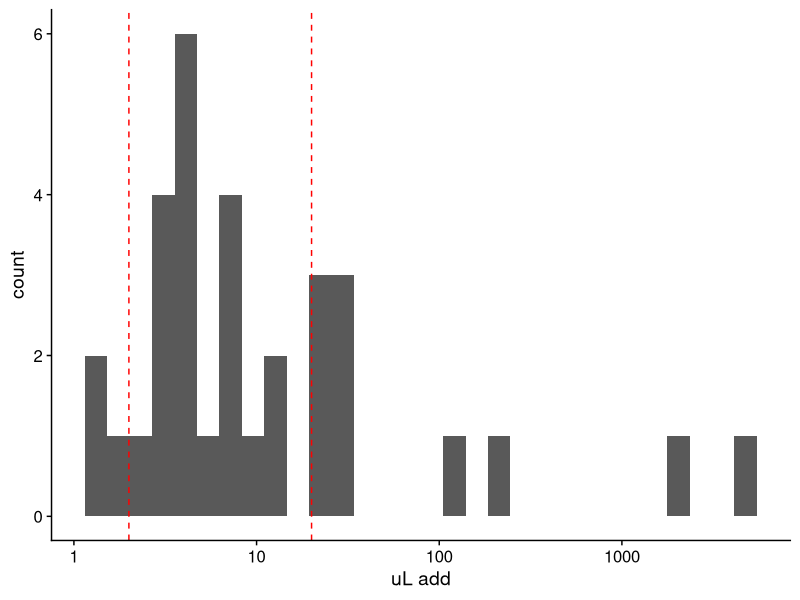
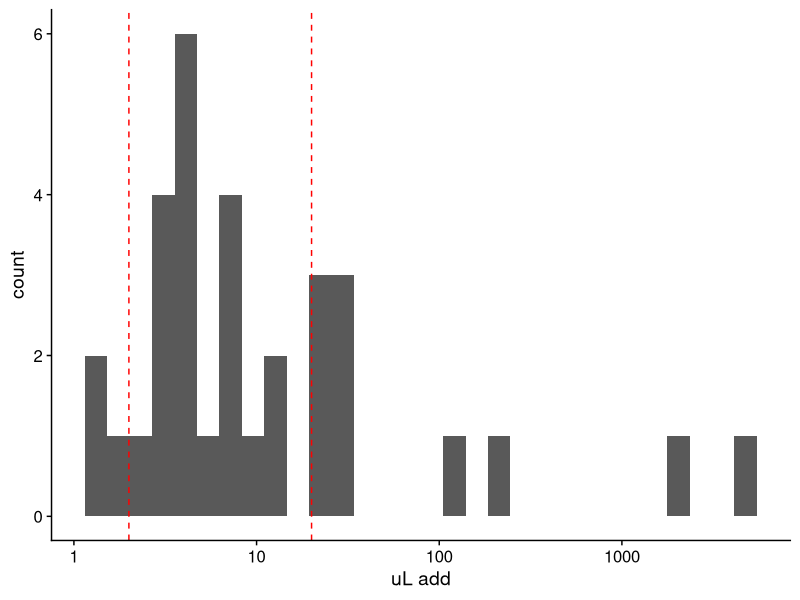

Write the R code that produced these figures, in order. (Note: this script raises an error after producing the figures.)
## ---- chunk 1
knitr::opts_chunk$set(echo = TRUE)
setwd("~/Dropbox/fmt/experiments/20230516_FMT_MaPS-Seq2/scripts/")
library(tidyverse)
library(cowplot)
library(stringr)

#pre_quant
#pool_stats <- read.csv("../raw_data/sampleCounts.csv", header = F) 
#postquant
#pool2_stats <- read.csv("../raw_data/sampleCounts_quant2.csv", header = F) 

#put samplesheet here
metadata <- read.csv("../ref/20230816_MaPS_Miseq_SampleSheet.csv", skip = 21, header = T) %>% 
  mutate(Sample_ID = gsub('20230816_', '', .$Sample_ID))

#Use sampleCounts
pool_stats <- read.table("../raw_data/sampleCounts.txt", header = F, sep = '\t') %>% #produced by shell script
    mutate(V1 = gsub(' ', '', .$V1)) %>% #This just messes with my filenames, alter according to your file names
      mutate(V1 = gsub('-', '_', .$V1)) %>% #This just messes with my filenames, alter according to your file names
    separate(V1, sep = '20230816_', remove = T, into = c('read_depth', 'x')) %>% #^^^^^
    separate(x, sep = '_R', remove = T, into = c('Sample_ID', 'waste')) %>% #^^^^
    select(Sample_ID, read_depth) %>% distinct() %>% 
    mutate(#Sample_ID = paste('PRT02-', Sample_ID, sep = ''),
           read_depth = as.numeric(read_depth)) %>%
    full_join(metadata, .) 

pool_stats[is.na(pool_stats$read_depth),] <- 0


filter(pool_stats, read_depth > 100) %>% nrow()

#normalize by plate
#norm_pool_stats <- pool_stats %>% select(Sample_ID, Sample_Plate, read_depth, Sample_Well) %>%
#  group_by(Sample_Plate ) %>%
#   mutate(median_plate = median(read_depth),
#         Sample_Plate = as.character(Sample_Plate),
#          norm_read_depth = (read_depth/median_plate)*1000) %>%
#  ungroup %>%
#  filter(Sample_Plate != 0)
  

## ---- chunk 2

  
temp <- pool_stats %>% 
    mutate('uL add' = signif(30000/read_depth, 2), #8000 is an arbitrary scaling factor, should alter so that the figure below is centered within 2 & 20
           'dest well' = 'A1') %>% 
    select('source well'=Sample_Well, 'uL add', 'dest well')

fig <- temp %>% ggplot(., aes(`uL add` )) + 
    geom_histogram() + theme_cowplot() + scale_x_log10() + 
    geom_vline(xintercept = c(2,20), color = 'red', linetype = 'dashed') 
fig

ggsave(paste("../ref/biomek_plate", plate, '.png', sep = ''), width = 3, height = 2.5)

temp %>% mutate(`uL add`=ifelse(`uL add` > 20, 20, `uL add`), #bound volumes to 2-20
                `uL add`=ifelse(`uL add`<2, 2, `uL add`)) %>%
            write.csv(paste("../ref/biomek_plate", '.csv', sep = ''), 
            row.names = F, quote = F)

